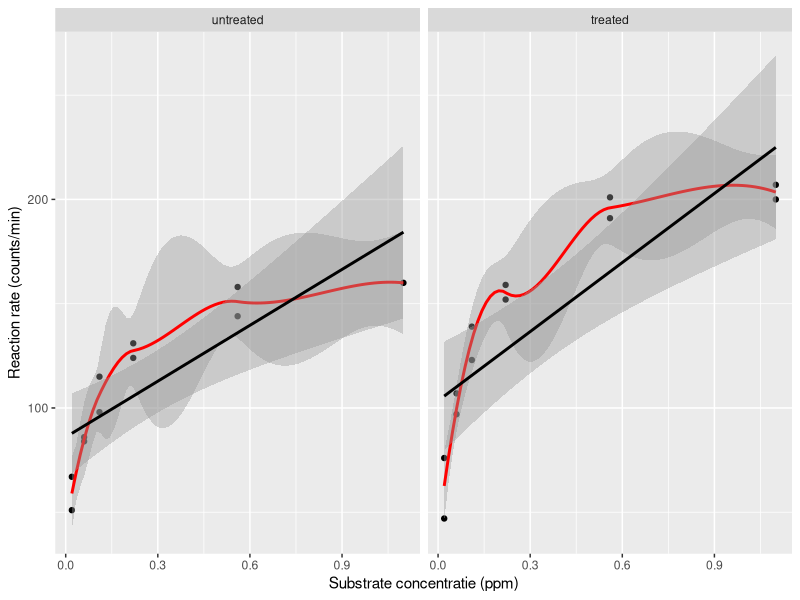
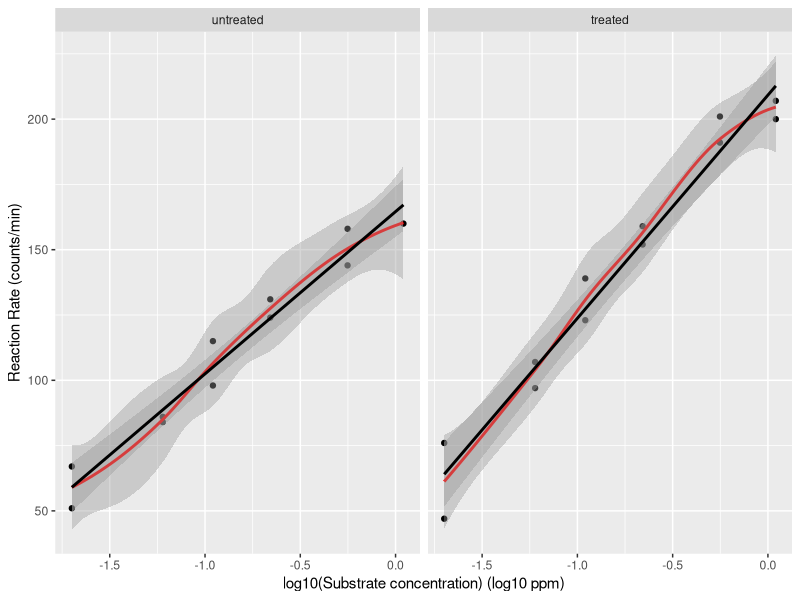
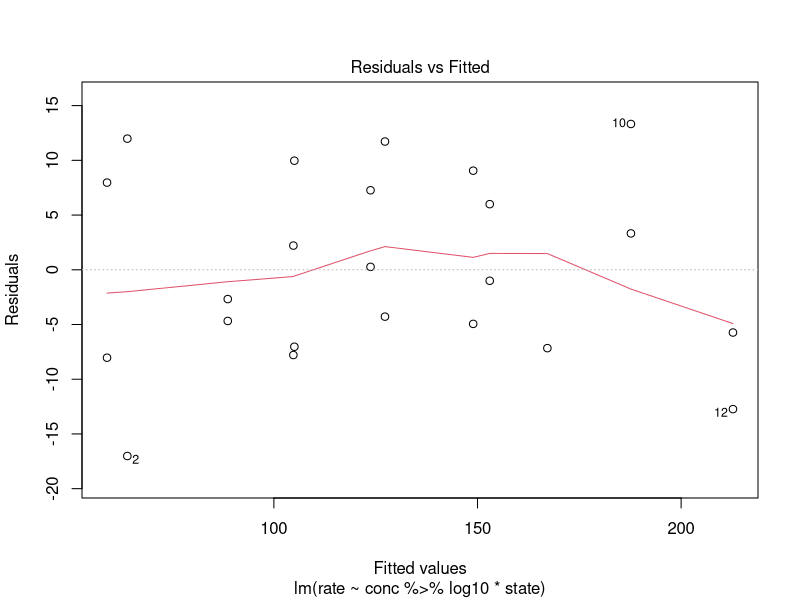
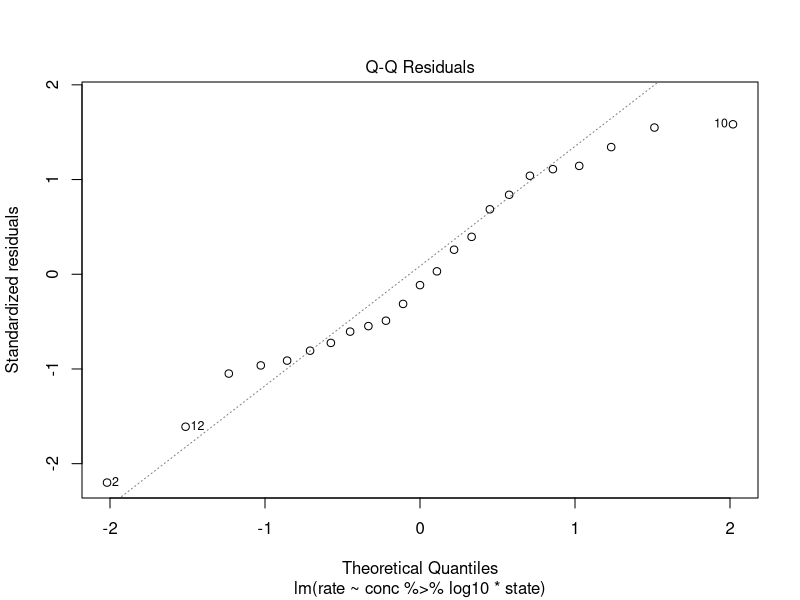
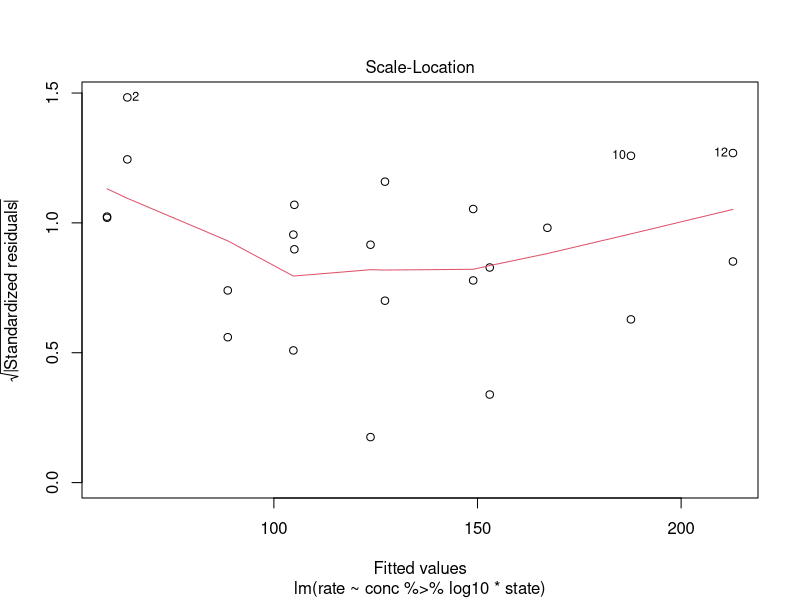

Reproduce these figures in R, in order.
## ---- chunk 1
library(tidyverse)
## ---- chunk 2
data(Puromycin)
## ---- chunk 3
Puromycin <- Puromycin %>%
    mutate(state =fct_relevel(state,c("untreated","treated")))
## ---- chunk 4
Puromycin  %>%
  ggplot(aes(x=conc,y=rate)) +
  geom_point() + 
  stat_smooth(method = "loess",col="red") + # fit een kromme door de punten (rode lijn)
  stat_smooth(method='lm',col="black") + # fit een rechte door de punten aan de hand van de kleinstekwadratenmethode
  ylab("Reaction rate (counts/min)") +
  xlab("Substrate concentratie (ppm)") +
  facet_grid(~state)
## ---- chunk 5
Puromycin  %>%
  ggplot(aes(x=conc %>% log10,y=rate)) +
  geom_point() + 
  stat_smooth(method = "loess",col="red") + 
  stat_smooth(method='lm',col="black") +
  ylab("Reaction Rate (counts/min)") +
  xlab("log10(Substrate concentration) (log10 ppm)") +
  facet_grid(~state)
## ---- chunk 6
mod1 <- lm(rate ~ conc %>% log10 * state, Puromycin)
summary(mod1)
## ---- chunk 7
plot(mod1, which=1)
## ---- chunk 8
plot(mod1,which=2)
## ---- chunk 9
plot(mod1, which=3)
## ---- chunk 10
mod0 <- lm(rate ~ state, data = Puromycin)
anova(mod0,mod1)
## ---- chunk 11
car::Anova(mod1)
## ---- chunk 12
Puromycin <- Puromycin %>% 
  mutate(log10conc = conc %>% log10)
mod2 <- lm(rate ~ state*log10conc, Puromycin)
library(multcomp)
mcp2 <- glht(mod2, linfct = c("log10conc = 0", "log10conc + statetreated:log10conc = 0", "statetreated:log10conc = 0"))
summary(mcp2)
confint(mcp2)
